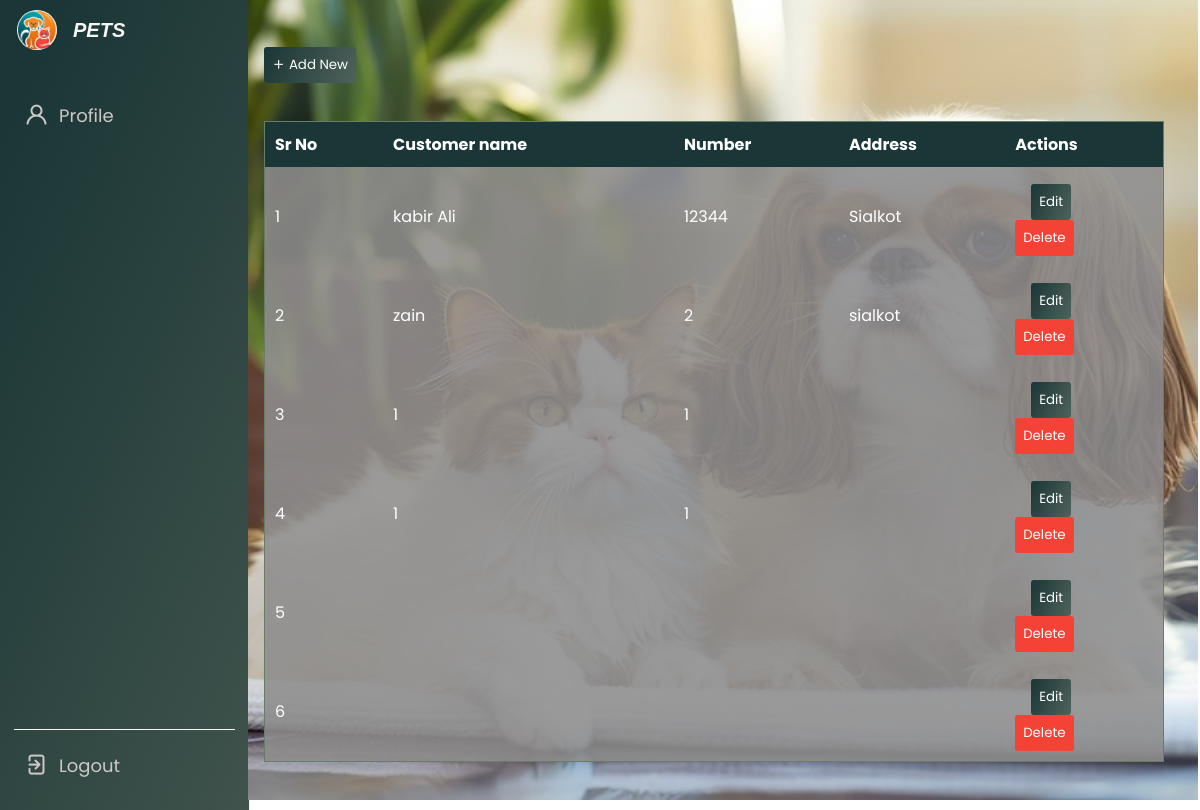
Screenshot of /Php/customers.php with the database file from the repository.
### tables this page shows
CREATE TABLE `customers` (
  `id` int(11) NOT NULL,
  `name` varchar(50) NOT NULL,
  `number` varchar(50) NOT NULL,
  `address` varchar(50) NOT NULL,
  `email` varchar(50) NOT NULL,
  `password` varchar(50) NOT NULL
);

### Php/customers.php (the view, shortened to what this page needs)
<!DOCTYPE html>
<html lang="en">
<head>
    <link rel="stylesheet" href="../Assets/css/style.css">
    <link rel="stylesheet" href="../Assets/css/main.css">
    <link rel="stylesheet" href="https://unicons.iconscout.com/release/v4.0.0/css/line.css">
</head>
<body>
<?php
   include './sidebar.php';
   ?>
    <section class="dashboard">
        <div class="table-container">
            <div>
                <button  class="edit-btn">
                    <a href="./addCustomers.php">
                        <i class="uil uil-plus"></i>
                        Add New
                    </a>
                </button>
            </div>
            <table class="product-table">
                <thead>
                    <tr>
                        <th>Sr No</th>
                        <th>Customer name</th>
                        <th>Number</th>
                        <th>Address</th>
                        <th>Actions</th>
                    </tr>
                </thead>
                <tbody>
                <?php
require 'connectdb.php';
$query = "SELECT * FROM customers";
$result = mysqli_query($conn, $query);
$i=1;
 while ($row = mysqli_fetch_assoc($result)) { ?>
    <tr>
      <td><?php echo $i ?></td>
      <td><?php echo $row["name"]; ?></td>
      <td><?php echo $row["number"]; ?></td>
      <td><?php echo $row["address"]; ?></td>
      <td>
        <form action="updateCustomer.php" method="get">
            <button class="edit-btn" type="submit">Edit</button>
        </form>
        <form action="#" method="get">
        <button class="delete-btn" name="btn" type="submit" onclick="return confirm('Are you sure you want to delete this product?')">Delete</button>
    </form>
    </td>
    </tr>
<?php
$i++;
} ?>
                                    </tbody>
            </table>
        </div>
    </section>
</body>
</html>

### Assets/css/style.css (style rules this page uses)
* { margin: 0; padding: 0; box-sizing: border-box; font-family: 'Poppins', sans-serif; }
button a { text-decoration: none; color: white; }
:root { --primary-color: rgb(229, 224, 224); --secondory-color: #677D6A; --panel-color: #1A3636; --text-color: #f7f4f4; --black-light-color: #ccc8c8; --border-color: #f7f4f4; --toggle-color: #DDD; --box1-color: #4DA3FF; --box2-color: #FFE6AC; --box3-color: #E7D1FC; --title-icon-color: #fff; --tran-05: all 0.5s ease; --tran-03: all 0.3s ease; --tran-03: all 0.2s ease; }
body { min-height: 100vh; background-color: var(--primary-color); background-color: white; }
.dashboard { position: relative; left: 250px; background-color: var(--panel-color); background-color:white; min-height: 100vh; width: calc(100% - 250px); padding: 10px 14px; transition: var(--tran-05); }

### Assets/css/main.css (style rules this page uses)
.table-container { margin-top: -1.1%; height: 100vh; width: 103%; background: url("../pictures/logo.jpg" ) no-repeat center center/cover; margin-left: -1rem; }
.product-table { margin-top: 4%; width: 75vw; margin-left: 1rem; border-collapse: collapse; background-color: var(--secondory-color); border: 1px solid var(--secondory-color); background-color: rgba(0,0,0,0.5); }
.product-table thead { background-color: var(--panel-color); color: white; }
.product-table th, .product-table td { padding: 10px; text-align: left; }
.product-table tbody tr:nth-child(even) { background-color: hsl(175, 29%, 92%); color: white; background-color: rgba(250, 248, 248, 0.5); }
.product-table tbody tr:nth-child(odd) { background-color: hsl(175, 22%, 89%); background-color: rgba(250, 248, 248, 0.5); color: white; }
.product-table tbody { background-color: rgba(0,0,0,0.5); }
.edit-btn, .delete-btn { padding: 5px 10px; margin-right: 5px; border: none; cursor: pointer; color: white; border-radius: 3px; display: flex; padding: 0.5rem; }
.edit-btn { margin-left: 1rem; margin-top: 5%; display: inline-block; background: linear-gradient(115deg, #1A3636 1%, #4f625b 99%); }
.delete-btn { background-color: #f44336; }

### rows the page displays
customers: name "kabir Ali", number "12344", address "Sialkot"
customers: name "zain", number "2", address "sialkot"
customers: name "1", number "1"
customers: name "1", number "1"
